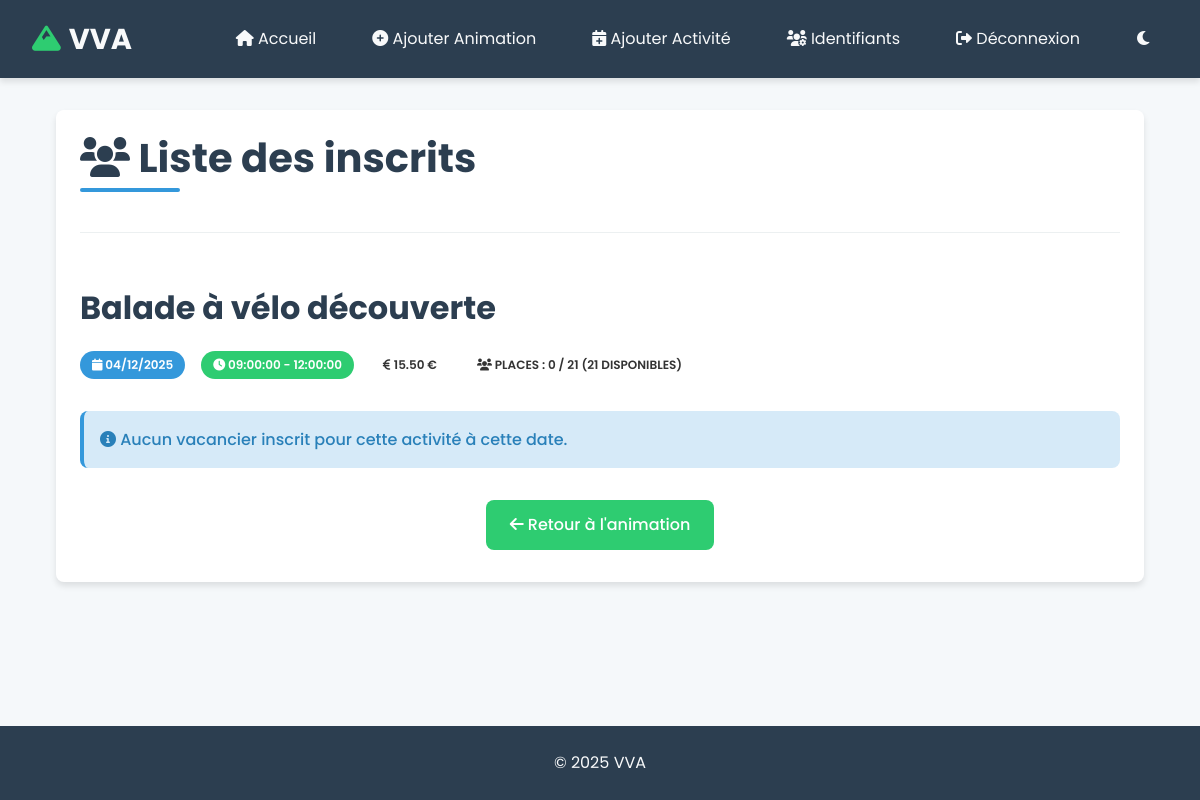
The app's page /encadrant/voir_inscrits.php?codeAnim=A001&dateAct=2025-12-04 (signed in) with its own data.
### tables this page shows
CREATE TABLE `ANIMATION` (
  `CODEANIM` char(8) NOT NULL,
  `CODETYPEANIM` char(5) NOT NULL,
  `NOMANIM` char(40) DEFAULT NULL,
  `DATECREATIONANIM` date DEFAULT NULL,
  `DATEVALIDITEANIM` date DEFAULT NULL,
  `DUREEANIM` double(5,0) DEFAULT NULL,
  `LIMITEAGE` int(11) DEFAULT NULL,
  `TARIFANIM` decimal(7,2) DEFAULT NULL,
  `NBREPLACEANIM` int(11) DEFAULT NULL,
  `DESCRIPTANIM` char(250) DEFAULT NULL,
  `COMMENTANIM` char(250) DEFAULT NULL,
  `DIFFICULTEANIM` char(40) DEFAULT NULL
);

CREATE TABLE `ACTIVITE` (
  `CODEANIM` char(8) NOT NULL,
  `DATEACT` date NOT NULL,
  `CODEETATACT` char(2) NOT NULL,
  `HRRDVACT` time DEFAULT NULL,
  `PRIXACT` decimal(7,2) DEFAULT NULL,
  `HRDEBUTACT` time DEFAULT NULL,
  `HRFINACT` time DEFAULT NULL,
  `DATEANNULEACT` date DEFAULT NULL,
  `NOMRESP` char(40) DEFAULT NULL,
  `PRENOMRESP` char(30) DEFAULT NULL
);

### encadrant/voir_inscrits.php (the view, shortened to what this page needs)
<?php
include '../includes/db.php';
include '../includes/header.php';
$codeAnim = $_GET['codeAnim'];
$dateAct = $_GET['dateAct'];
$stmtAnim = $pdo->prepare("SELECT NOMANIM, NBREPLACEANIM FROM ANIMATION WHERE CODEANIM = ?");
$stmtAnim->execute([$codeAnim]);
$animData = $stmtAnim->fetch(PDO::FETCH_ASSOC);
$animName = $animData['NOMANIM'];
$capaciteTotale = $animData['NBREPLACEANIM'];
$sql = "SELECT v.NOMCOMPTE AS NOM, v.PRENOMCOMPTE AS PRENOM, i.DATEINSCRIP, i.USER
        FROM INSCRIPTION i
        INNER JOIN COMPTE v ON i.USER = v.USER
        WHERE i.CODEANIM = ? AND i.DATEACT = ? AND i.DATEANNULE IS NULL
        ORDER BY i.DATEINSCRIP";
$stmt = $pdo->prepare($sql);
$stmt->execute([$codeAnim, $dateAct]);
$inscrits = $stmt->fetchAll();
$nombreInscrits = count($inscrits);
$placesDisponibles = $capaciteTotale - $nombreInscrits;
$sqlActivity = "SELECT HRDEBUTACT, HRFINACT, PRIXACT FROM ACTIVITE WHERE CODEANIM = ? AND DATEACT = ?";
$stmtActivity = $pdo->prepare($sqlActivity);
$stmtActivity->execute([$codeAnim, $dateAct]);
$activity = $stmtActivity->fetch();
?>
<div class="container">
    <div class="card mb-4">
        <div class="card-header">
            <h1 class="mb-0"><i class="fas fa-users"></i> Liste des inscrits</h1>
        </div>
        <div class="card-body">
            <div class="activity-details mb-4">
                <h2><?= htmlspecialchars($animName) ?></h2>
                <div class="d-flex flex-wrap mb-3">
                    <div class="badge badge-primary mr-2">
                        <i class="fas fa-calendar"></i> <?= htmlspecialchars(date('d/m/Y', strtotime($dateAct))) ?>
                    </div>
                    <?php if ($activity): ?>
                    <div class="badge badge-secondary mr-2">
                        <i class="fas fa-clock"></i>
                        <?= htmlspecialchars($activity['HRDEBUTACT']) ?> - <?= htmlspecialchars($activity['HRFINACT']) ?>
                    </div>
                    <div class="badge badge-info mr-2">
                        <i class="fas fa-euro-sign"></i> <?= htmlspecialchars($activity['PRIXACT']) ?> €
                    </div>
                    <div class="badge badge-<?= $placesDisponibles > 0 ? 'success' : 'danger' ?>">
                        <i class="fas fa-users"></i> Places : <?= htmlspecialchars($nombreInscrits) ?> / <?= htmlspecialchars($capaciteTotale) ?> (<?= htmlspecialchars($placesDisponibles) ?> disponibles)
                    </div>
                    <?php endif; ?>
                </div>
            </div>
            <?php if ($inscrits): ?>
                <div class="table-responsive">
                    <table class="table table-hover">
                        <thead>
                            <tr>
                                <th>#</th>
                                <th><i class="fas fa-user"></i> Nom</th>
                                <th><i class="fas fa-user"></i> Prénom</th>
                                <th><i class="fas fa-calendar-alt"></i> Date d'inscription</th>
                                <th><i class="fas fa-id-badge"></i> Identifiant</th>
                            </tr>
                        </thead>
                        <tbody>
                            <?php foreach ($inscrits as $index => $inscrit): ?>
                                <tr>
                                    <td><?= $index + 1 ?></td>
                                    <td><?= htmlspecialchars($inscrit['NOM']) ?></td>
                                    <td><?= htmlspecialchars($inscrit['PRENOM']) ?></td>
                                    <td><?= htmlspecialchars(date('d/m/Y', strtotime($inscrit['DATEINSCRIP']))) ?></td>
                                    <td><?= htmlspecialchars($inscrit['USER']) ?></td>
                                </tr>
                            <?php endforeach; ?>
                        </tbody>
                    </table>
                </div>
                <div class="text-right mt-3">
                    <div class="badge badge-success p-2">
                        <i class="fas fa-users"></i> Nombre total d'inscrits: <?= count($inscrits) ?>
                    </div>
                </div>
            <?php else: ?>
                <div class="alert alert-info">
                    <i class="fas fa-info-circle"></i> Aucun vacancier inscrit pour cette activité à cette date.
                </div>
            <?php endif; ?>
            <div class="text-center mt-4">
                <a href="/animation.php?code=<?= htmlspecialchars($codeAnim) ?>" class="btn btn-secondary">
                    <i class="fas fa-arrow-left"></i> Retour à l'animation
                </a>
            </div>
        </div>
    </div>
</div>
<?php include '../includes/footer.php'; ?>

### style.css (style rules this page uses)
:root { --primary-color: #3498db; --primary-dark: #2980b9; --secondary-color: #2ecc71; --secondary-dark: #27ae60; --accent-color: #e74c3c; --light-bg: #f5f8fa; --dark-bg: #2c3e50; --text-color: #333; --light-text: #f8f9fa; --gray-light: #ecf0f1; --gray-medium: #bdc3c7; --gray-dark: #7f8c8d; --success: #2ecc71; --danger: #e74c3c; --warning: #f39c12; --info: #3498db; --shadow: 0 4px 6px rgba(0, 0, 0, 0.1); --border-radius: 8px; --transition: all 0.3s ease; }
* { margin: 0; padding: 0; box-sizing: border-box; }
body { font-family: 'Poppins', 'Segoe UI', Tahoma, Geneva, Verdana, sans-serif; background-color: var(--light-bg); color: var(--text-color); line-height: 1.6; min-height: 100vh; display: flex; flex-direction: column; }
h1, h2, h3, h4, h5, h6 { color: var(--dark-bg); margin-bottom: 1.5rem; line-height: 1.2; }
h1 { font-size: 2.5rem; position: relative; display: inline-block; padding-bottom: 10px; }
h1::after { content: ''; position: absolute; left: 0; bottom: 0; width: 100px; height: 4px; background-color: var(--primary-color); border-radius: 2px; }
h2 { font-size: 2rem; margin-top: 2rem; }
.card { background-color: white; border-radius: var(--border-radius); box-shadow: var(--shadow); padding: 1.5rem; margin-bottom: 1.5rem; transition: var(--transition); }
.card-header { border-bottom: 1px solid var(--gray-light); padding-bottom: 1rem; margin-bottom: 1rem; }
.card-body { padding: 0.5rem 0; }
.btn { display: inline-block; padding: 0.75rem 1.5rem; background-color: var(--primary-color); color: white; border: none; border-radius: var(--border-radius); font-size: 1rem; font-weight: 500; cursor: pointer; transition: var(--transition); text-decoration: none; text-align: center; }
.btn-secondary { background-color: var(--secondary-color); }
.alert { padding: 1rem; border-radius: var(--border-radius); margin-bottom: 1.5rem; font-weight: 500; }
.alert-info { background-color: rgba(52, 152, 219, 0.2); color: #2980b9; border-left: 4px solid #3498db; }
.badge { display: inline-block; padding: 0.25rem 0.75rem; font-size: 0.75rem; font-weight: 600; border-radius: 50px; text-transform: uppercase; }
.badge-primary { background-color: var(--primary-color); color: white; }
.badge-secondary { background-color: var(--secondary-color); color: white; }
.container { max-width: 1200px; margin: 0 auto; padding: 0 1.5rem; }
.text-center { text-align: center; }
.mt-4 { margin-top: 2rem; }
.mb-3 { margin-bottom: 1.5rem; }
.mb-4 { margin-bottom: 2rem; }
.mr-2 { margin-right: 1rem; }
.d-flex { display: flex; }
.flex-wrap { flex-wrap: wrap; }
.fade-in { animation: fadeIn 0.5s ease forwards; }

### records on screen
animation: NOMANIM "Balade à vélo découverte", NBREPLACEANIM "21"
activite: HRDEBUTACT "09:00:00", HRFINACT "12:00:00", PRIXACT "15.50"

### other values on screen
date('d/m/Y', strtotime($dateAct)) "04/12/2025"
$nombreInscrits "0"
